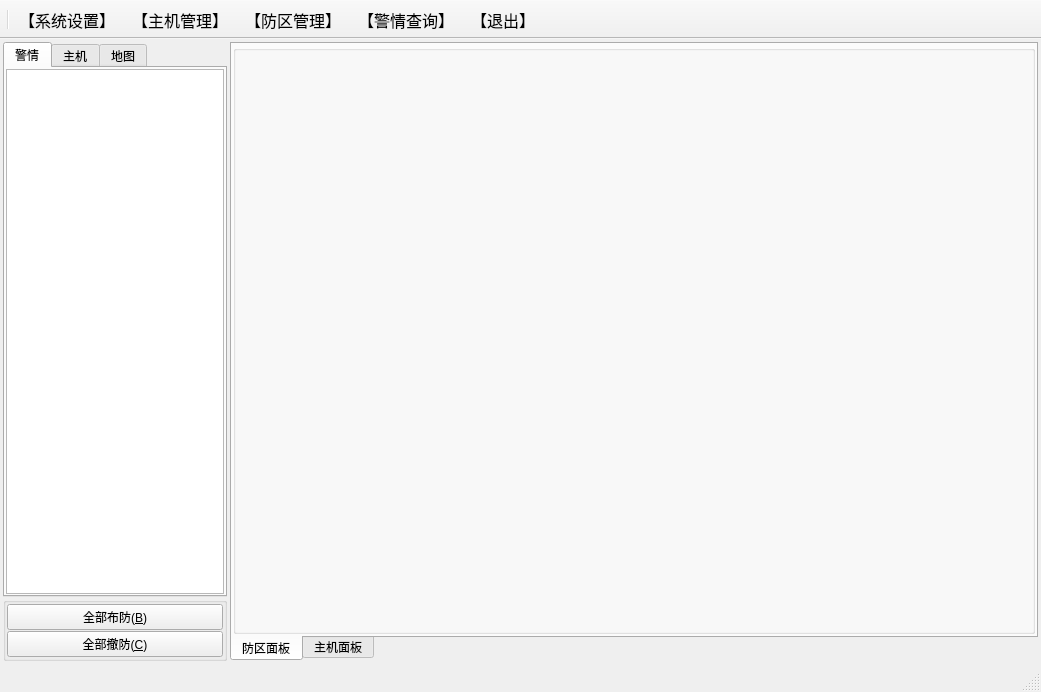
<?xml version="1.0" encoding="UTF-8"?>
<ui version="4.0">
 <class>frmMain</class>
 <widget class="QMainWindow" name="frmMain">
  <property name="geometry">
   <rect>
    <x>0</x>
    <y>0</y>
    <width>1041</width>
    <height>692</height>
   </rect>
  </property>
  <property name="minimumSize">
   <size>
    <width>1041</width>
    <height>692</height>
   </size>
  </property>
  <property name="windowTitle">
   <string>安防-报警视频联动管理平台</string>
  </property>
  <property name="windowIcon">
   <iconset resource="main.qrc">
    <normaloff>:/image/main.png</normaloff>:/image/main.png</iconset>
  </property>
  <property name="styleSheet">
   <string notr="true">font: 12pt &quot;宋体&quot;;</string>
  </property>
  <property name="toolButtonStyle">
   <enum>Qt::ToolButtonTextBesideIcon</enum>
  </property>
  <property name="animated">
   <bool>false</bool>
  </property>
  <property name="documentMode">
   <bool>false</bool>
  </property>
  <property name="tabShape">
   <enum>QTabWidget::Rounded</enum>
  </property>
  <property name="dockNestingEnabled">
   <bool>false</bool>
  </property>
  <widget class="QWidget" name="centralWidget">
   <layout class="QHBoxLayout" name="horizontalLayout_2">
    <property name="spacing">
     <number>3</number>
    </property>
    <property name="leftMargin">
     <number>3</number>
    </property>
    <property name="topMargin">
     <number>3</number>
    </property>
    <property name="rightMargin">
     <number>3</number>
    </property>
    <property name="bottomMargin">
     <number>3</number>
    </property>
    <item>
     <layout class="QVBoxLayout" name="verticalLayout_2">
      <property name="spacing">
       <number>0</number>
      </property>
      <item>
       <widget class="QTabWidget" name="tabWidget">
        <property name="sizePolicy">
         <sizepolicy hsizetype="Preferred" vsizetype="Expanding">
          <horstretch>0</horstretch>
          <verstretch>0</verstretch>
         </sizepolicy>
        </property>
        <property name="minimumSize">
         <size>
          <width>0</width>
          <height>0</height>
         </size>
        </property>
        <property name="currentIndex">
         <number>0</number>
        </property>
        <widget class="QWidget" name="tabData">
         <property name="sizePolicy">
          <sizepolicy hsizetype="Minimum" vsizetype="Preferred">
           <horstretch>0</horstretch>
           <verstretch>0</verstretch>
          </sizepolicy>
         </property>
         <property name="minimumSize">
          <size>
           <width>220</width>
           <height>0</height>
          </size>
         </property>
         <attribute name="title">
          <string>警情</string>
         </attribute>
         <layout class="QHBoxLayout" name="horizontalLayout">
          <property name="spacing">
           <number>1</number>
          </property>
          <property name="leftMargin">
           <number>1</number>
          </property>
          <property name="topMargin">
           <number>1</number>
          </property>
          <property name="rightMargin">
           <number>1</number>
          </property>
          <property name="bottomMargin">
           <number>1</number>
          </property>
          <item>
           <widget class="QTableWidget" name="tableWidget">
            <property name="sizePolicy">
             <sizepolicy hsizetype="Ignored" vsizetype="Expanding">
              <horstretch>0</horstretch>
              <verstretch>0</verstretch>
             </sizepolicy>
            </property>
            <property name="minimumSize">
             <size>
              <width>0</width>
              <height>0</height>
             </size>
            </property>
           </widget>
          </item>
         </layout>
        </widget>
        <widget class="QWidget" name="tabHost">
         <property name="sizePolicy">
          <sizepolicy hsizetype="Minimum" vsizetype="Preferred">
           <horstretch>0</horstretch>
           <verstretch>0</verstretch>
          </sizepolicy>
         </property>
         <attribute name="title">
          <string>主机</string>
         </attribute>
         <layout class="QVBoxLayout" name="verticalLayout_5">
          <property name="spacing">
           <number>1</number>
          </property>
          <property name="leftMargin">
           <number>1</number>
          </property>
          <property name="topMargin">
           <number>1</number>
          </property>
          <property name="rightMargin">
           <number>1</number>
          </property>
          <property name="bottomMargin">
           <number>1</number>
          </property>
          <item>
           <widget class="QTreeWidget" name="treeWidget">
            <property name="sizePolicy">
             <sizepolicy hsizetype="Ignored" vsizetype="Preferred">
              <horstretch>0</horstretch>
              <verstretch>0</verstretch>
             </sizepolicy>
            </property>
            <column>
             <property name="text">
              <string notr="true">1</string>
             </property>
            </column>
           </widget>
          </item>
         </layout>
        </widget>
        <widget class="QWidget" name="tabMap">
         <property name="sizePolicy">
          <sizepolicy hsizetype="Minimum" vsizetype="Preferred">
           <horstretch>0</horstretch>
           <verstretch>0</verstretch>
          </sizepolicy>
         </property>
         <property name="minimumSize">
          <size>
           <width>220</width>
           <height>0</height>
          </size>
         </property>
         <attribute name="title">
          <string>地图</string>
         </attribute>
         <layout class="QVBoxLayout" name="verticalLayout_4">
          <property name="spacing">
           <number>1</number>
          </property>
          <property name="leftMargin">
           <number>1</number>
          </property>
          <property name="topMargin">
           <number>1</number>
          </property>
          <property name="rightMargin">
           <number>1</number>
          </property>
          <property name="bottomMargin">
           <number>1</number>
          </property>
          <item>
           <widget class="QListWidget" name="listWidget">
            <property name="sizePolicy">
             <sizepolicy hsizetype="Ignored" vsizetype="Preferred">
              <horstretch>0</horstretch>
              <verstretch>0</verstretch>
             </sizepolicy>
            </property>
            <property name="cursor" stdset="0">
             <cursorShape>PointingHandCursor</cursorShape>
            </property>
            <property name="iconSize">
             <size>
              <width>0</width>
              <height>0</height>
             </size>
            </property>
           </widget>
          </item>
         </layout>
        </widget>
       </widget>
      </item>
      <item>
       <widget class="QGroupBox" name="gboxBottom">
        <property name="sizePolicy">
         <sizepolicy hsizetype="Preferred" vsizetype="Fixed">
          <horstretch>0</horstretch>
          <verstretch>0</verstretch>
         </sizepolicy>
        </property>
        <property name="title">
         <string/>
        </property>
        <layout class="QVBoxLayout" name="verticalLayout">
         <property name="spacing">
          <number>1</number>
         </property>
         <property name="leftMargin">
          <number>1</number>
         </property>
         <property name="topMargin">
          <number>1</number>
         </property>
         <property name="rightMargin">
          <number>1</number>
         </property>
         <property name="bottomMargin">
          <number>1</number>
         </property>
         <item>
          <widget class="QPushButton" name="btnBuFang">
           <property name="sizePolicy">
            <sizepolicy hsizetype="Minimum" vsizetype="Minimum">
             <horstretch>0</horstretch>
             <verstretch>0</verstretch>
            </sizepolicy>
           </property>
           <property name="minimumSize">
            <size>
             <width>0</width>
             <height>0</height>
            </size>
           </property>
           <property name="cursor">
            <cursorShape>PointingHandCursor</cursorShape>
           </property>
           <property name="text">
            <string>全部布防(&amp;B)</string>
           </property>
           <property name="icon">
            <iconset resource="main.qrc">
             <normaloff>:/image/bufang.png</normaloff>:/image/bufang.png</iconset>
           </property>
           <property name="iconSize">
            <size>
             <width>20</width>
             <height>20</height>
            </size>
           </property>
          </widget>
         </item>
         <item>
          <widget class="QPushButton" name="btnCheFang">
           <property name="sizePolicy">
            <sizepolicy hsizetype="Minimum" vsizetype="Minimum">
             <horstretch>0</horstretch>
             <verstretch>0</verstretch>
            </sizepolicy>
           </property>
           <property name="minimumSize">
            <size>
             <width>0</width>
             <height>0</height>
            </size>
           </property>
           <property name="cursor">
            <cursorShape>PointingHandCursor</cursorShape>
           </property>
           <property name="text">
            <string>全部撤防(&amp;C)</string>
           </property>
           <property name="icon">
            <iconset resource="main.qrc">
             <normaloff>:/image/chefang.png</normaloff>:/image/chefang.png</iconset>
           </property>
           <property name="iconSize">
            <size>
             <width>20</width>
             <height>20</height>
            </size>
           </property>
          </widget>
         </item>
        </layout>
       </widget>
      </item>
     </layout>
    </item>
    <item>
     <widget class="QTabWidget" name="tabDefence">
      <property name="tabPosition">
       <enum>QTabWidget::South</enum>
      </property>
      <property name="currentIndex">
       <number>0</number>
      </property>
      <widget class="QWidget" name="tabDefenceMap">
       <attribute name="title">
        <string>防区面板</string>
       </attribute>
       <layout class="QVBoxLayout" name="verticalLayout_3">
        <property name="spacing">
         <number>1</number>
        </property>
        <property name="leftMargin">
         <number>1</number>
        </property>
        <property name="topMargin">
         <number>1</number>
        </property>
        <property name="rightMargin">
         <number>1</number>
        </property>
        <property name="bottomMargin">
         <number>1</number>
        </property>
        <item>
         <widget class="QGroupBox" name="boxMain">
          <property name="sizePolicy">
           <sizepolicy hsizetype="Expanding" vsizetype="Preferred">
            <horstretch>0</horstretch>
            <verstretch>0</verstretch>
           </sizepolicy>
          </property>
          <property name="styleSheet">
           <string notr="true"/>
          </property>
          <property name="title">
           <string/>
          </property>
         </widget>
        </item>
       </layout>
      </widget>
      <widget class="QWidget" name="tabDefencePanel">
       <attribute name="title">
        <string>主机面板</string>
       </attribute>
       <layout class="QVBoxLayout" name="verticalLayout_6">
        <property name="spacing">
         <number>1</number>
        </property>
        <property name="leftMargin">
         <number>1</number>
        </property>
        <property name="topMargin">
         <number>1</number>
        </property>
        <property name="rightMargin">
         <number>1</number>
        </property>
        <property name="bottomMargin">
         <number>1</number>
        </property>
        <item>
         <widget class="QScrollArea" name="scrollArea">
          <property name="widgetResizable">
           <bool>false</bool>
          </property>
          <widget class="QWidget" name="scrollAreaWidgetContents">
           <property name="geometry">
            <rect>
             <x>0</x>
             <y>0</y>
             <width>796</width>
             <height>596</height>
            </rect>
           </property>
          </widget>
         </widget>
        </item>
       </layout>
      </widget>
     </widget>
    </item>
   </layout>
  </widget>
  <widget class="QToolBar" name="mainToolBar">
   <property name="font">
    <font>
     <family>宋体</family>
     <pointsize>12</pointsize>
     <weight>50</weight>
     <italic>false</italic>
     <bold>false</bold>
    </font>
   </property>
   <property name="movable">
    <bool>false</bool>
   </property>
   <property name="allowedAreas">
    <set>Qt::NoToolBarArea</set>
   </property>
   <attribute name="toolBarArea">
    <enum>TopToolBarArea</enum>
   </attribute>
   <attribute name="toolBarBreak">
    <bool>false</bool>
   </attribute>
   <addaction name="separator"/>
   <addaction name="action_config"/>
   <addaction name="action_host"/>
   <addaction name="action_defence"/>
   <addaction name="action_data"/>
   <addaction name="action_exit"/>
  </widget>
  <widget class="QStatusBar" name="statusBar">
   <property name="styleSheet">
    <string notr="true">padding:3px 3px 3px 3px;
font: 9pt &quot;宋体&quot;;</string>
   </property>
  </widget>
  <action name="action_config">
   <property name="checked">
    <bool>false</bool>
   </property>
   <property name="icon">
    <iconset resource="main.qrc">
     <normaloff>:/image/config.png</normaloff>:/image/config.png</iconset>
   </property>
   <property name="text">
    <string>【系统设置】</string>
   </property>
   <property name="toolTip">
    <string>系统设置</string>
   </property>
   <property name="shortcut">
    <string>Ctrl+Shift+C</string>
   </property>
   <property name="priority">
    <enum>QAction::NormalPriority</enum>
   </property>
  </action>
  <action name="action_host">
   <property name="icon">
    <iconset resource="main.qrc">
     <normaloff>:/image/main.png</normaloff>:/image/main.png</iconset>
   </property>
   <property name="text">
    <string>【主机管理】</string>
   </property>
   <property name="toolTip">
    <string>主机管理</string>
   </property>
   <property name="shortcut">
    <string>Ctrl+Shift+H</string>
   </property>
  </action>
  <action name="action_defence">
   <property name="icon">
    <iconset resource="main.qrc">
     <normaloff>:/image/defence.png</normaloff>:/image/defence.png</iconset>
   </property>
   <property name="text">
    <string>【防区管理】</string>
   </property>
   <property name="toolTip">
    <string>防区管理</string>
   </property>
   <property name="shortcut">
    <string>Ctrl+Shift+D</string>
   </property>
  </action>
  <action name="action_data">
   <property name="icon">
    <iconset resource="main.qrc">
     <normaloff>:/image/select.png</normaloff>:/image/select.png</iconset>
   </property>
   <property name="text">
    <string>【警情查询】</string>
   </property>
   <property name="toolTip">
    <string>警情查询</string>
   </property>
   <property name="shortcut">
    <string>Ctrl+Shift+S</string>
   </property>
  </action>
  <action name="action_exit">
   <property name="icon">
    <iconset resource="main.qrc">
     <normaloff>:/image/close.png</normaloff>:/image/close.png</iconset>
   </property>
   <property name="text">
    <string>【退出】</string>
   </property>
   <property name="toolTip">
    <string>退出</string>
   </property>
   <property name="shortcut">
    <string>Ctrl+Shift+E</string>
   </property>
   <property name="autoRepeat">
    <bool>false</bool>
   </property>
  </action>
 </widget>
 <layoutdefault spacing="6" margin="11"/>
 <resources>
  <include location="main.qrc"/>
 </resources>
 <connections/>
</ui>
